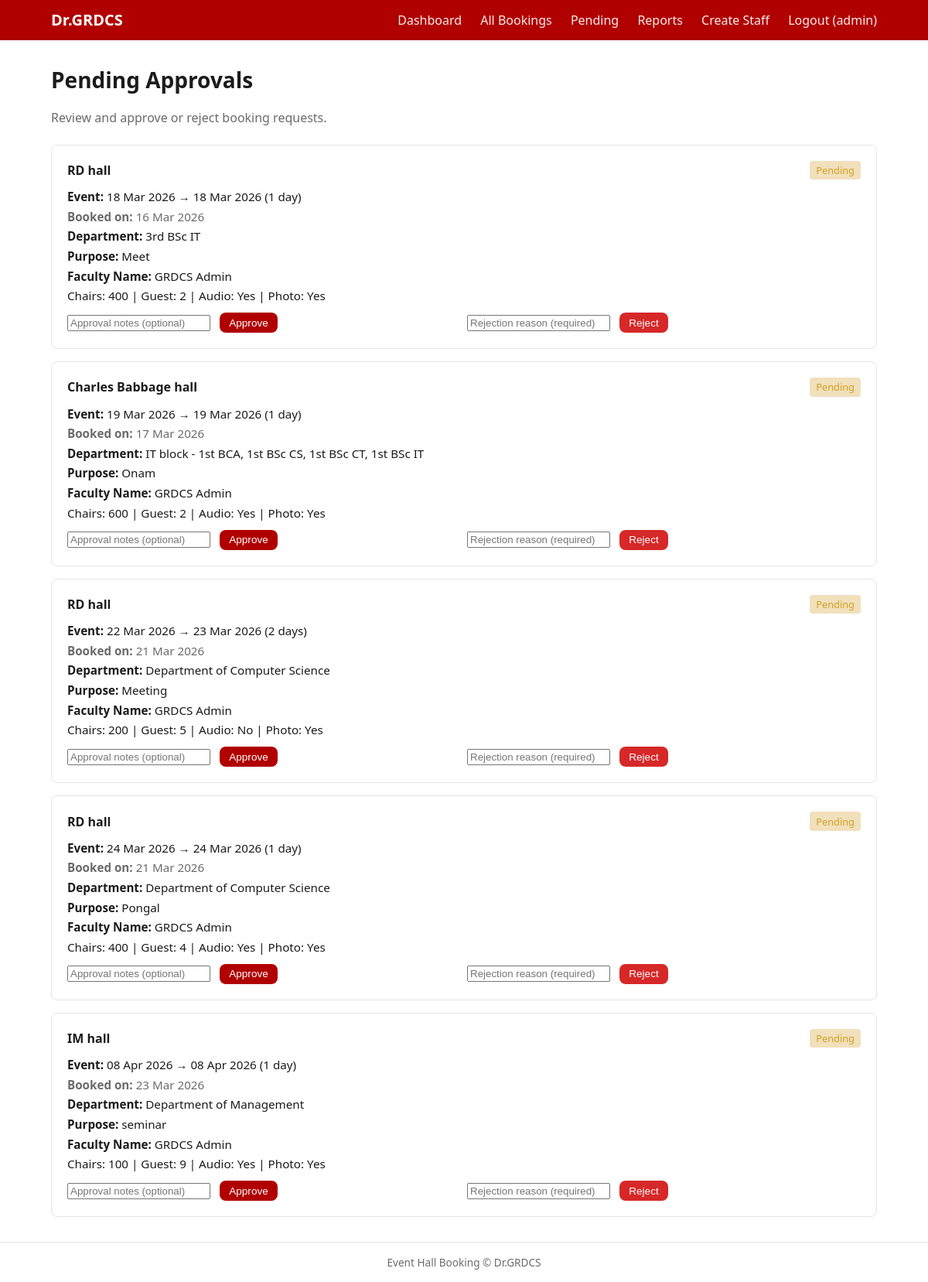
Screenshot of /admin/pending (signed in) with the database file from the repository.
### models.py (models this page shows, shortened)
class Booking(db.Model):
    __tablename__ = 'bookings'
    id = db.Column(db.Integer, primary_key=True)
    user_id = db.Column(db.Integer, db.ForeignKey('users.id'), nullable=False)
    hall_id = db.Column(db.Integer, db.ForeignKey('halls.id'), nullable=False)
    department = db.Column(db.String(120), nullable=False)
    booking_date = db.Column(db.Date, nullable=False)
    num_days = db.Column(db.Integer, nullable=False)
    start_time = db.Column(db.Time, nullable=False)
    end_time = db.Column(db.Time, nullable=False)
    purpose = db.Column(db.Text, nullable=False)
    chairs_required = db.Column(db.Integer, nullable=False)
    guest_chairs = db.Column(db.Integer, nullable=False)
    faculties_count = db.Column(db.Integer, default=0)
    audio_system = db.Column(db.Boolean, default=False)
    microphones = db.Column(db.Integer, default=0)  # count
    mic_types = db.Column(db.String(200), default='')  # CSV: neck_band,hand,fixed
    photography = db.Column(db.Boolean, default=False)
    podium_required = db.Column(db.Boolean, default=False)
    status = db.Column(db.String(20), default='pending')  # pending / approved / rejected / cancelled
    created_at = db.Column(db.DateTime, default=datetime.utcnow)
    cancellation_reason = db.Column(db.Text, nullable=True)
    cancelled_at = db.Column(db.DateTime, nullable=True)
    admin_notes = db.Column(db.Text, nullable=True)  # admin rejection/approval notes
    user = db.relationship('User', backref=db.backref('bookings', lazy=True))
    hall = db.relationship('Hall', backref=db.backref('bookings', lazy=True))
    @property
    def event_end_date(self) -> date:
        days = max(int(self.num_days or 1), 1)
        return self.booking_date + timedelta(days=days - 1)
    @property
    def created_at_local(self):
        if not self.created_at:
            return None
        dt = self.created_at
        if dt.tzinfo is None:
            dt = dt.replace(tzinfo=timezone.utc)
        return dt.astimezone()

class Hall(db.Model):
    __tablename__ = 'halls'
    id = db.Column(db.Integer, primary_key=True)
    name = db.Column(db.String(100), unique=True, nullable=False)
    capacity = db.Column(db.Integer, default=DEFAULT_HALL_CAPACITY)  # total chairs

class User(db.Model):
    __tablename__ = 'users'
    id = db.Column(db.Integer, primary_key=True)
    username = db.Column(db.String(80), unique=True, nullable=False)
    full_name = db.Column(db.String(120), nullable=True)
    password_hash = db.Column(db.String(256), nullable=False)
    password_plain = db.Column(db.String(255), nullable=True)
    email = db.Column(db.String(120), nullable=True)  # for notifications
    role = db.Column(db.String(20), default='staff')  # admin / staff
    created_at = db.Column(db.DateTime, default=datetime.utcnow)

### routes/admin.py (the view)
@admin_bp.route('/pending')
@login_required
@admin_required
def pending_approvals():
    pending = Booking.query.filter_by(status='pending').order_by(Booking.created_at.asc()).all()
    return render_template('admin_pending.html', bookings=pending)

### routes/admin.py (called while the page is built)
def login_required(f):
    @wraps(f)
    def wrapped(*args, **kwargs):
        if not session.get('user_id'):
            return redirect(url_for('auth.login'))
        return f(*args, **kwargs)
    return wrapped

def admin_required(f):
    @wraps(f)
    def wrapped(*args, **kwargs):
        if not session.get('user_id'):
            return redirect(url_for('auth.login'))
        if session.get('role') != 'admin':
            flash('Admin access required.', 'error')
            return redirect(url_for('booking.dashboard'))
        return f(*args, **kwargs)
    return wrapped

### templates/admin_pending.html (shortened to what this page needs)
{% extends "base.html" %}
{% block content %}
<div class="container page">
    <h1>Pending Approvals</h1>
    <p class="lead">Review and approve or reject booking requests.</p>
    {% if not bookings %}
    <p>No pending bookings.</p>
    {% else %}
    <div class="bookings-list">
        {% for b in bookings %}
        <div class="booking-card">
            <div class="booking-header">
                <strong>{{ b.hall.name }}</strong>
                <span class="badge badge-pending">Pending</span>
            </div>
            <p><strong>Event:</strong> {{ b.booking_date.strftime('%d %b %Y') }} → {{ b.event_end_date.strftime('%d %b %Y') }} ({{ b.num_days }} day{{ 's' if b.num_days != 1 else '' }})</p>
            <p class="muted"><strong>Booked on:</strong> {{ b.created_at_local.strftime('%d %b %Y') if b.created_at_local else '-' }}</p>
            <p><strong>Department:</strong> {{ b.department }}</p>
            <p><strong>Purpose:</strong> {{ b.purpose }}</p>
            <p><strong>Faculty Name:</strong> {{ b.user.full_name if b.user and b.user.full_name else (b.user.username if b.user else '-') }}</p>
            <p>Chairs: {{ b.chairs_required }} | Guest: {{ b.guest_chairs }} | Audio: {{ 'Yes' if b.audio_system else 'No' }} | Photo: {{ 'Yes' if b.photography else 'No' }}</p>
            <div class="form-row" style="margin-top: 0.75rem; gap: 0.5rem; flex-wrap: wrap;">
                <form method="post" action="{{ url_for('admin.approve_booking', booking_id=b.id) }}" style="display: inline;">
                    <input type="text" name="admin_notes" placeholder="Approval notes (optional)" style="margin-right: 0.5rem;">
                    <button type="submit" class="btn btn-primary btn-sm">Approve</button>
                </form>
                <form method="post" action="{{ url_for('admin.reject_booking', booking_id=b.id) }}" style="display: inline;" onsubmit="return confirm('Reject this booking?');">
                    <input type="text" name="admin_notes" placeholder="Rejection reason (required)" required style="margin-right: 0.5rem;">
                    <button type="submit" class="btn btn-danger btn-sm">Reject</button>
                </form>
            </div>
        </div>
        {% endfor %}
    </div>
    {% endif %}
</div>
{% endblock %}

### static/style.css (style rules this page uses)
* { box-sizing: border-box; }
:root { --bg: #ffffff; --surface: #ffffff; --surface2: #f5f5f5; --text: #1b1b1b; --text-muted: #6b6b6b; --primary: #b00000; --primary-hover: #9a0000; --danger: #d62828; --danger-hover: #b71c1c; --success: #2a9d55; --border: #e5e5e5; --radius: 8px; }
body { font-family: 'Segoe UI', system-ui, sans-serif; background: var(--bg); color: var(--text); margin: 0; min-height: 100vh; display: flex; flex-direction: column; }
.container { max-width: 1100px; margin: 0 auto; padding: 0 1rem; width: 100%; }
.page { padding: 0 1rem; }
.page h1 { margin-top: 0; font-size: 1.75rem; }
.lead { color: var(--text-muted); margin-bottom: 1.5rem; }
.muted { color: var(--text-muted); margin: 0 0 0.75rem; font-size: 0.9rem; }
.btn { display: inline-block; padding: 0.5rem 1rem; border-radius: var(--radius); border: none; cursor: pointer; font-size: 0.95rem; text-decoration: none; background: var(--surface2); color: var(--text); }
.btn-primary { background: var(--primary); color: #fff; }
.btn-danger { background: var(--danger); color: #fff; }
.btn-sm { padding: 0.35rem 0.75rem; font-size: 0.85rem; }
.form-row { display: grid; grid-template-columns: 1fr 1fr; gap: 1rem; }
.bookings-list { display: flex; flex-direction: column; gap: 1rem; }
.booking-card { background: var(--surface); border: 1px solid var(--border); border-radius: var(--radius); padding: 1.25rem; }
.booking-header { display: flex; justify-content: space-between; align-items: center; margin-bottom: 0.75rem; }
.booking-card p { margin: 0.35rem 0; font-size: 0.95rem; }
.badge { display: inline-block; padding: 0.2rem 0.5rem; border-radius: 4px; font-size: 0.8rem; font-weight: 500; }
.badge-pending { background: rgba(210, 153, 34, 0.3); color: #d2a022; }

### rows the page displays
Booking: hall.name "RD hall", booking_date "18 Mar 2026", event_end_date "18 Mar 2026", num_days "1", created_at_local "16 Mar 2026", department "3rd BSc IT", purpose "Meet", user "GRDCS Admin", chairs_required "400", guest_chairs "2", audio_system "Yes", photography "Yes"
Booking: hall.name "Charles Babbage hall", booking_date "19 Mar 2026", event_end_date "19 Mar 2026", num_days "1", created_at_local "17 Mar 2026", department "IT block - 1st BCA, 1st BSc CS, 1st BSc CT, 1st BSc IT", purpose "Onam", user "GRDCS Admin", chairs_required "600", guest_chairs "2", audio_system "Yes", photography "Yes"
Booking: hall.name "RD hall", booking_date "22 Mar 2026", event_end_date "23 Mar 2026", num_days "2", num_days "s", created_at_local "21 Mar 2026", department "Department of Computer Science", purpose "Meeting", user "GRDCS Admin", chairs_required "200", guest_chairs "5", audio_system "No", photography "Yes"
Booking: hall.name "RD hall", booking_date "24 Mar 2026", event_end_date "24 Mar 2026", num_days "1", created_at_local "21 Mar 2026", department "Department of Computer Science", purpose "Pongal", user "GRDCS Admin", chairs_required "400", guest_chairs "4", audio_system "Yes", photography "Yes"
Booking: hall.name "IM hall", booking_date "08 Apr 2026", event_end_date "08 Apr 2026", num_days "1", created_at_local "23 Mar 2026", department "Department of Management", purpose "seminar", user "GRDCS Admin", chairs_required "100", guest_chairs "9", audio_system "Yes", photography "Yes"

### other values shown
{{ session.get('username') }} "admin"
